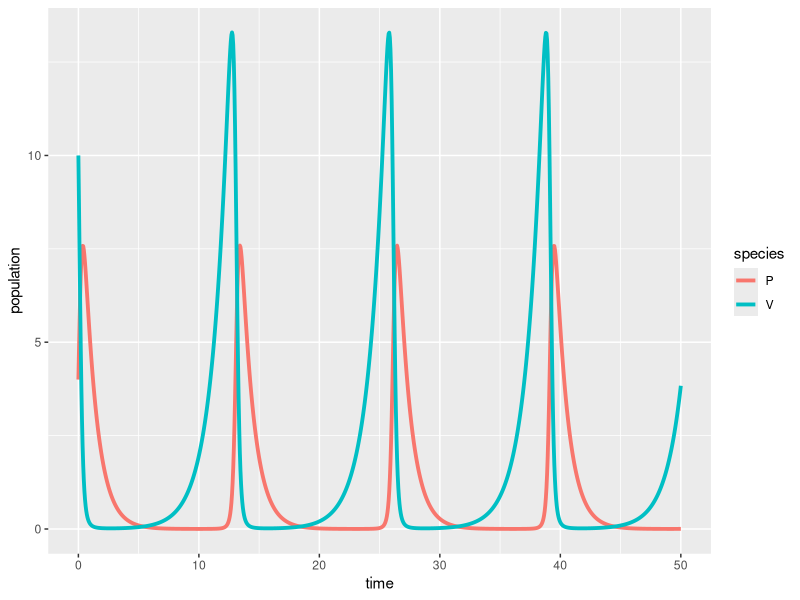

Here is the R script that generated this plot:
## ---- chunk 1
#| message: false
#| warning: false
# load libraries ----
library(tidyverse)
library(deSolve)
library(kableExtra)
## ---- chunk 2
# Create a sequence of times (days) ----
time <- seq(from = 0, to = 50, by = 0.05)

# Set some parameter values (these can change - keep it in mind) ----
parameters <- c(r = .75, alpha = 0.8, beta = 0.5, q = 1)

# Set the initial condition (prey and predator populations at t = 0) ----
# Recall: V = prey, P = predator
init_cond <- c(V = 10, P = 4)

# Prepare the series of differential equations as a function ----
lv_equations <- function(time, init_cond, parameters) {
  
  with(as.list(c(init_cond, parameters)), {
    
    dVdt = r * V - alpha * V * P
    dPdt = beta * V * P - q * P
    
    return(list(c(dVdt, dPdt)))
  })
}

# Find the approximate the solution using `deSolve::ode()` ----
approx_lv <- ode(y = init_cond, times = time, 
                 func = lv_equations, parms = parameters)

# Check the class ----
class(approx_lv)

# We really want this to be a data frame, AND we want both prey (V) and predator (P) to be in the same column -- we'll learn why in EDS 221 (tidy data) ----
approx_lk_df <- data.frame(approx_lv) |> 
  pivot_longer(cols = c(V, P), names_to = "species", values_to = "population")

# Plot it ----
ggplot(data = approx_lk_df, aes(x = time, y = population)) +
  geom_line(aes(color = species), linewidth = 1.3)
